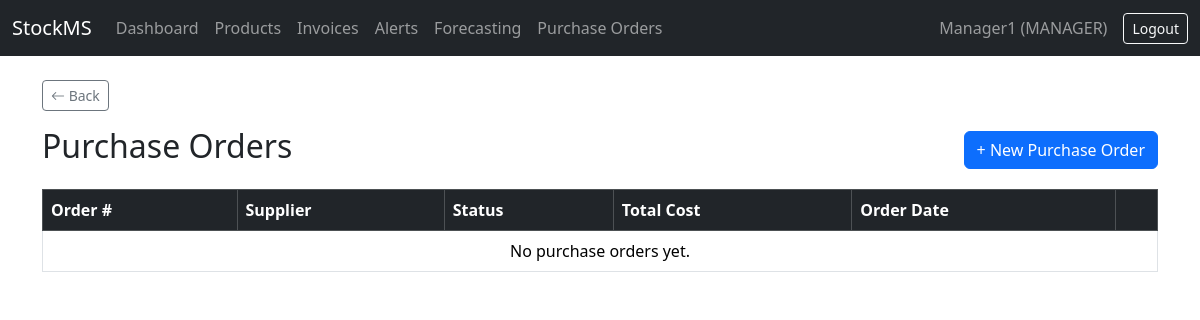
/products/purchase-orders/ (signed in), run on an earlier commit of the app's database.
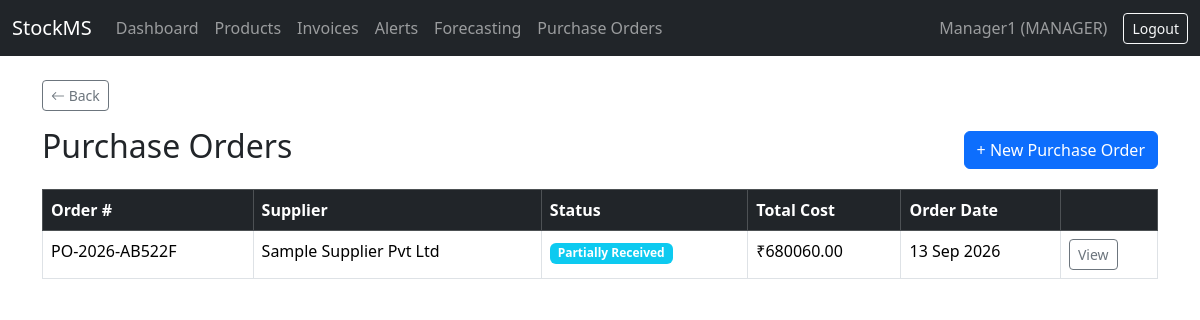
And on a later commit of the database.
### inventory/models.py (models this page shows, shortened)
class PurchaseOrder(models.Model):
    class Status(models.TextChoices):
        PENDING = 'PENDING', 'Pending'
        PARTIALLY_RECEIVED = 'PARTIALLY_RECEIVED', 'Partially Received'
        RECEIVED = 'RECEIVED', 'Received'
        CANCELLED = 'CANCELLED', 'Cancelled'
    order_number = models.CharField(max_length=20, unique=True)
    supplier = models.ForeignKey(Supplier, on_delete=models.PROTECT, related_name='purchase_orders')
    created_by = models.ForeignKey(settings.AUTH_USER_MODEL, on_delete=models.SET_NULL, null=True)
    status = models.CharField(max_length=20, choices=Status.choices, default=Status.PENDING)
    order_date = models.DateTimeField(auto_now_add=True)
    expected_delivery_date = models.DateField(null=True, blank=True)
    payment_terms = models.CharField(max_length=100, blank=True, default='Due on delivery')
    delivery_address = models.CharField(max_length=255, blank=True)
    tax_percent = models.DecimalField(max_digits=5, decimal_places=2, default=0)
    discount_amount = models.DecimalField(max_digits=10, decimal_places=2, default=0)
    notes = models.TextField(blank=True)
    @property
    def subtotal(self):
        return sum(item.subtotal for item in self.items.all())
    @property
    def tax_amount(self):
        return round(self.subtotal * (self.tax_percent / 100), 2)
    @property
    def grand_total(self):
        return round(self.subtotal + self.tax_amount - self.discount_amount, 2)

class Supplier(models.Model):
    name = models.CharField(max_length=200)
    contact_person = models.CharField(max_length=100, blank=True)
    phone = models.CharField(max_length=20, blank=True)
    email = models.EmailField(blank=True)
    address = models.TextField(blank=True)
    gst_number = models.CharField(max_length=20, blank=True)

class PurchaseOrderItem(models.Model):
    purchase_order = models.ForeignKey(PurchaseOrder, on_delete=models.CASCADE, related_name='items')
    product = models.ForeignKey(Product, on_delete=models.PROTECT, related_name='purchase_order_items')
    quantity_ordered = models.PositiveIntegerField()
    unit_cost = models.DecimalField(max_digits=10, decimal_places=2)
    @property
    def subtotal(self):
        return self.quantity_ordered * self.unit_cost

### inventory/views.py (the view)
# urls.py: path('purchase-orders/', views.purchase_order_list, name='purchase_order_list'),
@login_required
def purchase_order_list(request):
    if request.user.role not in ['ADMIN', 'MANAGER']:
        messages.error(request, "You don't have permission to view purchase orders.")
        return redirect('dashboard')
    orders = PurchaseOrder.objects.select_related('supplier').all().order_by('-order_date')
    return render(request, 'inventory/purchase_order_list.html', {'orders': orders})

### inventory/templates/inventory/purchase_order_list.html (shortened to what this page needs)
{% extends 'base.html' %}
{% block content %}
<div class="d-flex justify-content-between align-items-center mb-3">
    <h2>Purchase Orders</h2>
    <a href="{% url 'purchase_order_create' %}" class="btn btn-primary">+ New Purchase Order</a>
</div>
<table class="table table-bordered table-hover">
    <thead class="table-dark">
        <tr>
            <th>Order #</th>
            <th>Supplier</th>
            <th>Status</th>
            <th>Total Cost</th>
            <th>Order Date</th>
            <th></th>
        </tr>
    </thead>
    <tbody>
        {% for order in orders %}
        <tr>
            <td>{{ order.order_number }}</td>
            <td>{{ order.supplier.name }}</td>
            <td>
                {% if order.status == 'PENDING' %}<span class="badge bg-warning text-dark">Pending</span>
                {% elif order.status == 'PARTIALLY_RECEIVED' %}<span class="badge bg-info">Partially Received</span>
                {% elif order.status == 'RECEIVED' %}<span class="badge bg-success">Received</span>
                {% else %}<span class="badge bg-secondary">Cancelled</span>{% endif %}
            </td>
            <td>₹{{ order.grand_total }}</td>
            <td>{{ order.order_date|date:"d M Y" }}</td>
            <td><a href="{% url 'purchase_order_detail' order.pk %}" class="btn btn-sm btn-outline-secondary">View</a></td>
        </tr>
        {% empty %}
        <tr><td colspan="6" class="text-center">No purchase orders yet.</td></tr>
        {% endfor %}
    </tbody>
</table>
{% endblock %}

What changed in the data, as far as the page shows it:
added PurchaseOrder: order_number "PO-2026-AB522F", supplier.name "Sample Supplier Pvt Ltd", shows "Partially Received", grand_total "680060.00", order_date "13 Sep 2026"
Also different on the page:
text no longer shown: "No purchase orders yet."
